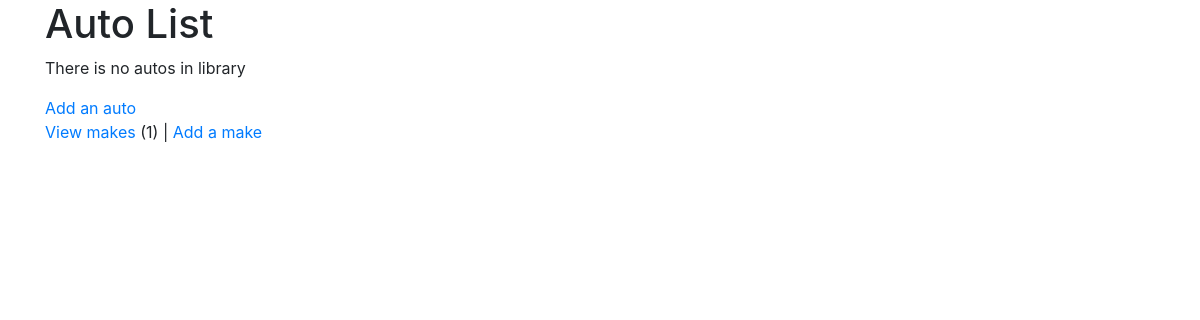
Page /autos/ (signed in) on the earlier database version.
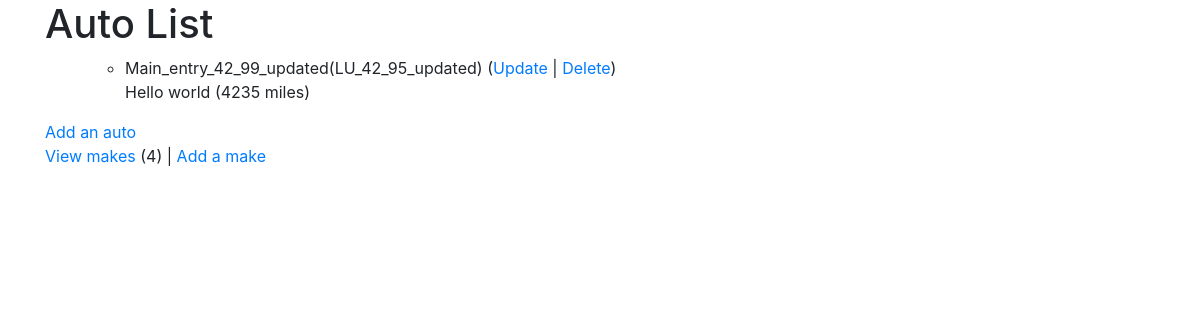
Same page on the later database version.
### autos/models.py (models this page shows, shortened)
class Auto(models.Model):
    nickname = models.CharField(
        max_length=200,
        validators=[MinLengthValidator(2, 'Nick name must bee greater than 1')]
    )
    mileage = models.PositiveIntegerField()
    comments = models.CharField(max_length=300)
    make = models.ForeignKey(Make, on_delete=models.CASCADE, null=False)

class Make(models.Model):
    name = models.CharField(
        max_length=200,
        help_text='Enter a make (eg:toyota)',
        validators=[
            MinLengthValidator(2, 'Make must be greater than 1 character')
        ]
    )
    def __str__(self):
        return self.name

### autos/views.py (the view)
# urls.py: path('', views.MainView.as_view(), name='all'),
class MainView(LoginRequiredMixin, View):
    def get(self, request):
        makes_count = Make.objects.all().count()
        autos = Auto.objects.all()
        context = {
            'makes_count': makes_count,
            'autos': autos
        }
        return render(request, 'autos/auto_list.html', context)

### autos/templates/autos/auto_list.html
{% extends 'base_bootstrap.html' %}
{% block content %}
    <h1>Auto List</h1>
    {% if autos %}
        <ul>
            {% for auto in autos %}
                <ul>
                    <li>
                        {{ auto.nickname }}({{ auto.make }}) (<a href="{% url 'auto_update' auto.id %}">Update</a> |
                        <a href="{% url 'auto_delete' auto.id %}">Delete</a>) <br>
                        {{ auto.comments }} ({{ auto.mileage }} miles)
                    </li>
                </ul>
            {% endfor %}
        </ul>
    {% else %}
        <p>There is no autos in library</p>
    {% endif %}
    {% if makes_count %}
        <a href="{% url 'auto_create' %}">Add an auto</a> <br>
    {% else %}
        <p>Please add a make before you add an auto.</p>
    {% endif %}
    <a href="{% url 'make_list' %}">View makes</a> ({{ makes_count }}) |
    <a href="{% url 'make_create' %}">Add a make</a>
{% endblock %}

Differences in the rows shown:
added Auto: nickname "Main_entry_42_99_updated", make "LU_42_95_updated", comments "Hello world", mileage "4235"
Other differences:
{{ makes_count }}: "1" → "4"
text no longer shown: "There is no autos in library"
